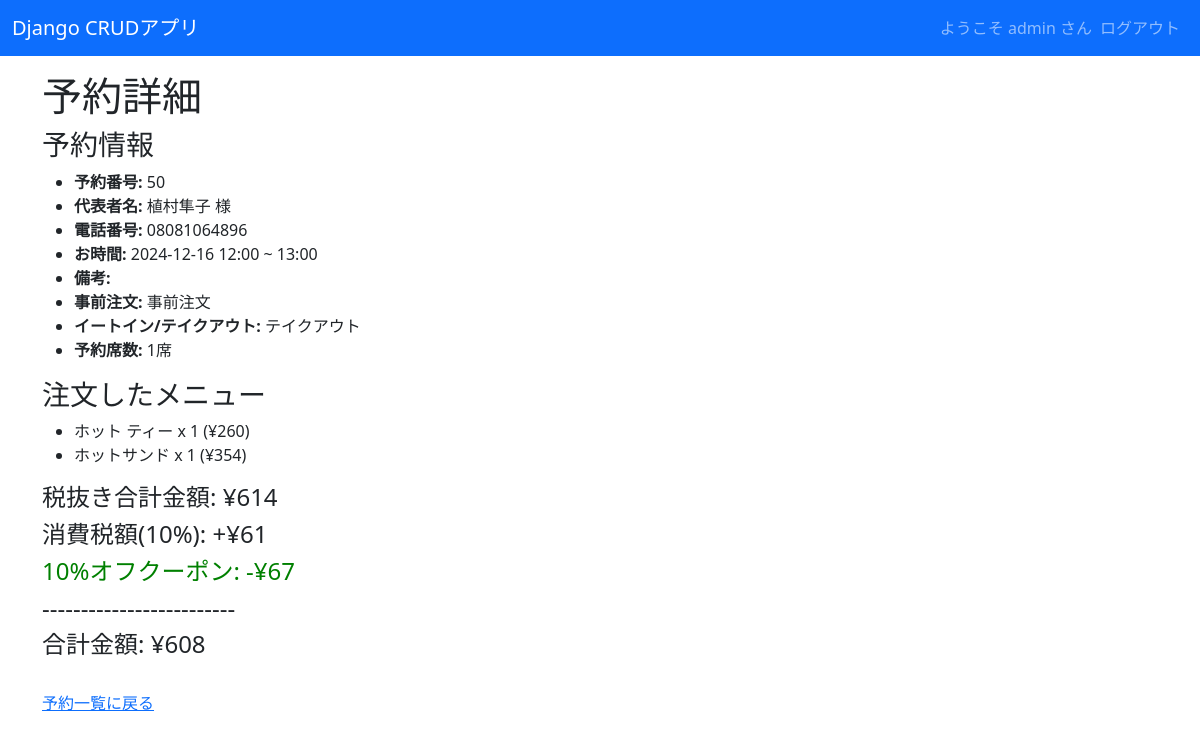
The page /detail/50/ (signed in) on the database its author committed.
### reservations/models.py (models this page shows, shortened)
class Reservation(models.Model):
    customer_name = models.CharField(max_length=60, verbose_name="代表者名")
    phone_number = models.CharField(max_length=15, verbose_name="お電話番号")
    hour = models.PositiveIntegerField(verbose_name="ご利用時間（最大2時間）")
    start = models.DateTimeField(verbose_name="開始時間")
    end = models.DateTimeField(verbose_name="終了時間", null=True, blank=True)
    seat_count = models.PositiveIntegerField(verbose_name="予約席数", default=1)
    remark = models.TextField(max_length=200, verbose_name="備考欄", null=True, blank=True)
    RESERVATION_IS_PREORDER = ((1, '事前注文'), (2, 'お店で注文'))
    is_preorder = models.IntegerField(choices=RESERVATION_IS_PREORDER, verbose_name="事前注文の有無")
    RESERVATION_IS_EATIN = ((1, 'イートイン'), (2, 'テイクアウト'))
    is_eatin = models.IntegerField(choices=RESERVATION_IS_EATIN, verbose_name="イートイン/テイクアウト")
    menu_items = models.ManyToManyField(Items, through='ReservationItem', verbose_name="注文メニュー")

class Items(models.Model):
    category = models.CharField(max_length=100)
    name = models.CharField(max_length=200)
    price = models.IntegerField()
    sort = models.IntegerField()

### reservations/views.py (the view)
# urls.py: path('detail/<int:pk>/', ReservationDetailView.as_view(), name="reservation_detail"),
class ReservationDetailView(TemplateView):
    template_name = "reservations/reservation_detail.html"
    def get_context_data(self, **kwargs):
        context = super().get_context_data(**kwargs)
        reservation_id = kwargs.get("pk")
        reservation = get_object_or_404(Reservation, id=reservation_id)
        reservation_items = ReservationItem.objects.filter(reservation=reservation)
        reservation_details = []
        total_excl_tax = 0
        for item in reservation_items:
            item_total = item.item.price * item.quantity  # 小計
            total_excl_tax += item_total
            reservation_details.append({
                "name": item.item.name,
                "quantity": item.quantity,
                "price": item.item.price,
                "total": item_total,
            })
        tax_amount = total_excl_tax * 0.1  # 消費税額
        discount_amount = int((total_excl_tax + tax_amount) * 0.1)  # 割引額（切り捨て）
        total_incl_tax = total_excl_tax + tax_amount - discount_amount
        context.update({
            "reservation": reservation,
            "reservation_details": reservation_details,
            "total_excl_tax": total_excl_tax,
            "tax_amount": tax_amount,
            "discount_amount": discount_amount,
            "total_incl_tax": total_incl_tax,
        })
        return context

### reservations/templates/reservations/reservation_detail.html (shortened to what this page needs)
{% extends 'base.html' %}
{% load custom_filters %}
{% block content %}
<h1>予約詳細</h1>
<h3>予約情報</h3>
<ul>
    <li><strong>予約番号:</strong> {{ reservation.id }}</li>
    <li><strong>代表者名:</strong> {{ reservation.customer_name }} 様</li>
    <li><strong>電話番号:</strong> {{ reservation.phone_number }}</li>
    <li><strong>お時間:</strong> {{ reservation.start|date:"Y-m-d H:i" }} ~ {{ reservation.end|date:"H:i" }}</li>
    <li><strong>備考:</strong> {{ reservation.remark }}</li>
    <li><strong>事前注文:</strong> {{ reservation.get_is_preorder_display }}</li>
    <li><strong>イートイン/テイクアウト:</strong> {{ reservation.get_is_eatin_display }}</li>
    <li><strong>予約席数:</strong> {{ reservation.seat_count }}席</li>
</ul>
<h3>注文したメニュー</h3>
{% if reservation_details %}
  <ul>
    {% for item in reservation_details %}
      <li>{{ item.name }} x {{ item.quantity }} (¥{{ item.total|floatformat:0 }})</li>
    {% endfor %}
  </ul>
  <h4>税抜き合計金額: ¥{{ total_excl_tax|floatformat:0 }}</h4>
  <h4>消費税額(10%): +¥{{ tax_amount|floatformat:0 }}</h4>
  <h4 style="color: green;">10%オフクーポン: -¥{{ discount_amount|floatformat:0 }}</h4>
  <h4>-------------------------</h4>
  <h4>合計金額: ¥{{ total_incl_tax|floatformat:0 }}</h4>
{% else %}
  <p>注文はありません。</p>
{% endif %}
<br>
<a href="{% url 'reservation_list' %}?phone_number={{ reservation.phone_number }}">予約一覧に戻る</a>
{% endblock %}

### myproject2/crud/templates/base.html (shortened to what this page needs)
<!DOCTYPE html>
<html lang="ja">
<head>
    <link href="https://cdn.jsdelivr.net/npm/bootstrap@5.3.0-alpha3/dist/css/bootstrap.min.css" rel="stylesheet">
</head>
<body>
    <nav class="navbar navbar-expand-lg navbar-dark bg-primary" style="margin-bottom: 1rem;">
        <div class="container-fluid">
            <a class="navbar-brand" href="{% url 'list' %}">Django CRUDアプリ</a>
            <div class="collapse navbar-collapse" id="navbarNav">
                <ul class="navbar-nav ms-auto">
                    {% if request.user.is_authenticated %}
                    <span class="navbar-text">
                        ようこそ {{ user.get_username }} さん
                    </span>
                    <li class="nav-item">
                        <form action="{% url 'logout' %}" method="post">
                            <input class="nav-link" type="submit" value="ログアウト">
                        </form>
                    </li>
                    {% else %}
                    <li class="nav-item">
                        <a class="nav-link" href="{% url 'login' %}">ログイン</a>
                    </li>
                    {% endif %}
                </ul>
            </div>
        </div>
    </nav>
    <div class="container">
        {% block content %}{% endblock %}
    </div>
</body>
</html>

### rows shown on the page
Reservation: id "50", customer_name "植村隼子", phone_number "08081064896", start "2024-12-16 12:00", end "13:00", is_preorder "事前注文", is_eatin "テイクアウト", seat_count "1"
Items: name "ホット ティー"
Items: name "ホットサンド"

### other values the page prints
{{ user.get_username }} "admin"
{{ item.quantity }} "1" "1"
{{ item.total|floatformat:0 }} "260" "354"
{{ total_excl_tax|floatformat:0 }} "614"
{{ tax_amount|floatformat:0 }} "61"
{{ discount_amount|floatformat:0 }} "67"
{{ total_incl_tax|floatformat:0 }} "608"
